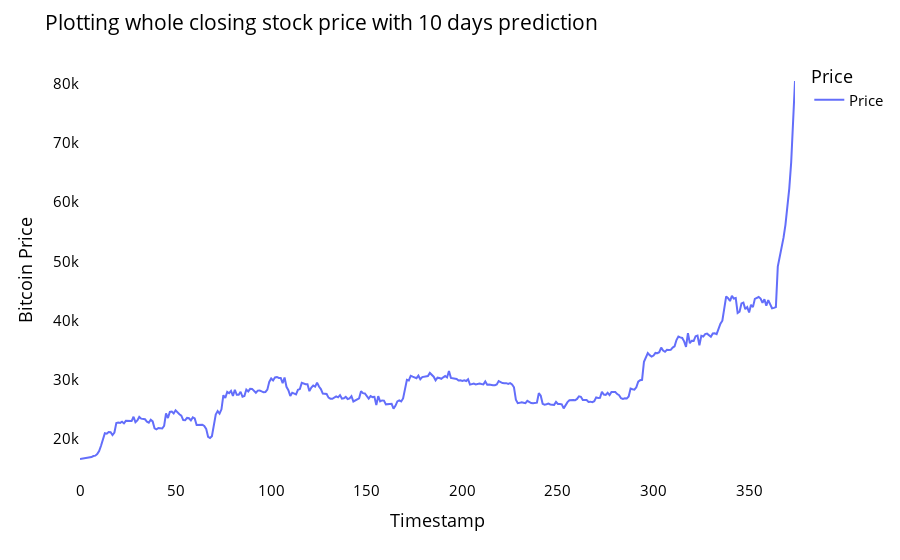

This figure's notebook cell:
### Code cell
#Plotting whole data with the 10 days prediction
bitcoin_prices_plot= bitcoin_prices.tolist()
bitcoin_prices_plot.extend((np.array(lst_output).reshape(-1,1)).tolist())
bitcoin_prices_plot=scaler.inverse_transform(bitcoin_prices_plot).reshape(1,-1).tolist()[0]

names= cycle(['Price'])

fig=px.line(bitcoin_prices_plot, labels={'value': 'Bitcoin Price', 'index':'Timestamp'})
fig.update_layout(title_text= 'Plotting whole closing stock price with 10 days prediction',
                  plot_bgcolor='white', font_size=15, font_color='black', legend_title_text='Price')

fig.for_each_trace(lambda t: t.update(name = next(names)))
fig.update_xaxes(showgrid=False)
fig.update_yaxes(showgrid=False)
fig.show()

### Figure 1 — Plotly figure (JSON) as saved in the notebook; plotly's stock layout.template omitted (floating-point values rounded to 4 significant figures; data arrays with more than 128 entries replaced by an {"elided": "..."} marker saying what was removed)
{"data": [{"hovertemplate": "variable=0<br>Timestamp=%{x}<br>Bitcoin Price=%{y}<extra></extra>", "legendgroup": "0", "line": {"color": "#636efa", "dash": "solid"}, "marker": {"symbol": "circle"}, "mode": "lines", "name": "Price", "orientation": "v", "showlegend": true, "type": "scatter", "x": {"elided": "375 int values"}, "xaxis": "x", "y": {"elided": "375 float values"}, "yaxis": "y"}], "layout": {"font": {"color": "black", "size": 15}, "legend": {"title": {"text": "Price"}, "tracegroupgap": 0}, "margin": {"t": 60}, "plot_bgcolor": "white", "title": {"text": "Plotting whole closing stock price with 10 days prediction"}, "xaxis": {"anchor": "y", "domain": [0, 1], "showgrid": false, "title": {"text": "Timestamp"}}, "yaxis": {"anchor": "x", "domain": [0, 1], "showgrid": false, "title": {"text": "Bitcoin Price"}}}}
